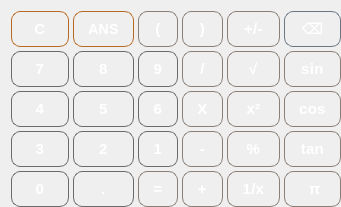
  <widget class="QWidget" name="gridLayoutWidget">
   <property name="geometry">
    <rect>
     <x>40</x>
     <y>150</y>
     <width>341</width>
     <height>201</height>
    </rect>
   </property>
   <layout class="QGridLayout" name="gridLayout_4" rowstretch="1,0,0,0,0" columnstretch="1,0,0,0,0,0,0,0,0">
    <property name="sizeConstraint">
     <enum>QLayout::SetDefaultConstraint</enum>
    </property>
    <property name="rightMargin">
     <number>0</number>
    </property>
    <property name="bottomMargin">
     <number>0</number>
    </property>
    <property name="spacing">
     <number>4</number>
    </property>
    <item row="0" column="0">
     <widget class="QPushButton" name="pushButtonC_Clear">
      <property name="sizePolicy">
       <sizepolicy hsizetype="Expanding" vsizetype="Expanding">
        <horstretch>0</horstretch>
        <verstretch>0</verstretch>
       </sizepolicy>
      </property>
      <property name="styleSheet">
       <string notr="true">QPushButton {

    background-color: qlineargradient(
        x1: 0, y1: 0,
        x2: 0, y2: 1,
        stop: 0 #d07a2f,   /* warm orange highlight */
        stop: 1 #9b4f16    /* deep burnt orange */
    );

    color: #ffffff;

    border: 1px solid #b86a22;

    border-radius: 9px;

    padding: 8px 14px;

    font-family: &quot;Segoe UI Variable&quot;, &quot;Segoe UI&quot;;
    font-size: 15px;
    font-weight: 600;
    letter-spacing: 0.3px;
}

QPushButton:hover {

    background-color: qlineargradient(
        x1: 0, y1: 0,
        x2: 0, y2: 1,
        stop: 0 #e0893a,
        stop: 1 #a8561a
    );

    border: 1px solid #cc7a2a;
}

QPushButton:pressed {

    background-color: #7f3e10;

    border: 1px solid #f0a24a;

    padding-top: 9px;
    padding-left: 15px;
}</string>
      </property>
      <property name="text">
       <string>C</string>
      </property>
     </widget>
    </item>
    <item row="3" column="6">
     <widget class="QPushButton" name="pushButtonOPC_PER">
      <property name="sizePolicy">
       <sizepolicy hsizetype="Expanding" vsizetype="Expanding">
        <horstretch>0</horstretch>
        <verstretch>0</verstretch>
       </sizepolicy>
      </property>
      <property name="styleSheet">
       <string notr="true">QPushButton {

    background-color: qlineargradient(
        x1: 0, y1: 0,
        x2: 0, y2: 1,
        stop: 0 #7a6f66,   /* warm gray-brown highlight */
        stop: 1 #4b423c    /* darker warm base */
    );

    color: #ffffff;

    border: 1px solid #8a7f76;

    border-radius: 9px;

    padding: 8px 14px;

    font-family: &quot;Segoe UI&quot;;
    font-size: 15px;
    font-weight: 600;

    letter-spacing: 0.3px;
}

QPushButton:hover {

    background-color: qlineargradient(
        x1: 0, y1: 0,
        x2: 0, y2: 1,
        stop: 0 #8a7f75,
        stop: 1 #5a4f47
    );

    border: 1px solid #9b8f85;
}

QPushButton:pressed {

    background-color: #3e3530;

    border: 1px solid #b8a89b;

    padding-top: 9px;
    padding-left: 15px;
}</string>
      </property>
      <property name="text">
       <string>%</string>
      </property>
     </widget>
    </item>
    <item row="0" column="5">
     <widget class="QPushButton" name="pushButtonOPC_Paren2">
      <property name="sizePolicy">
       <sizepolicy hsizetype="Expanding" vsizetype="Expanding">
        <horstretch>0</horstretch>
        <verstretch>0</verstretch>
       </sizepolicy>
      </property>
      <property name="styleSheet">
       <string notr="true">QPushButton {

    background-color: qlineargradient(
        x1: 0, y1: 0,
        x2: 0, y2: 1,
        stop: 0 #7a6f66,   /* warm gray-brown highlight */
        stop: 1 #4b423c    /* darker warm base */
    );

    color: #ffffff;

    border: 1px solid #8a7f76;

    border-radius: 9px;

    padding: 8px 14px;

    font-family: &quot;Segoe UI&quot;;
    font-size: 15px;
    font-weight: 600;

    letter-spacing: 0.3px;
}

QPushButton:hover {

    background-color: qlineargradient(
        x1: 0, y1: 0,
        x2: 0, y2: 1,
        stop: 0 #8a7f75,
        stop: 1 #5a4f47
    );

    border: 1px solid #9b8f85;
}

QPushButton:pressed {

    background-color: #3e3530;

    border: 1px solid #b8a89b;

    padding-top: 9px;
    padding-left: 15px;
}</string>
      </property>
      <property name="text">
       <string>)</string>
      </property>
     </widget>
    </item>
    <item row="3" column="0">
     <widget class="QPushButton" name="pushButtonDigitoC3">
      <property name="sizePolicy">
       <sizepolicy hsizetype="Expanding" vsizetype="Expanding">
        <horstretch>0</horstretch>
        <verstretch>0</verstretch>
       </sizepolicy>
      </property>
      <property name="styleSheet">
       <string notr="true">QPushButton {

    background-color: qlineargradient(
        x1: 0, y1: 0,
        x2: 0, y2: 1,
        stop: 0 #505050,
        stop: 1 #2a2a2a
    );

    color: #ffffff;   /* pure white */

    border: 1px solid #6a6a6a;
    border-radius: 9px;

    padding: 8px 14px;

    font-family: &quot;Segoe UI&quot;;
    font-size: 15px;
    font-weight: 500;

    letter-spacing: 0.4px;
}</string>
      </property>
      <property name="text">
       <string>3</string>
      </property>
     </widget>
    </item>
    <item row="1" column="6">
     <widget class="QPushButton" name="pushButtonOPC_SQRT">
      <property name="sizePolicy">
       <sizepolicy hsizetype="Expanding" vsizetype="Expanding">
        <horstretch>0</horstretch>
        <verstretch>0</verstretch>
       </sizepolicy>
      </property>
      <property name="styleSheet">
       <string notr="true">QPushButton {

    background-color: qlineargradient(
        x1: 0, y1: 0,
        x2: 0, y2: 1,
        stop: 0 #7a6f66,   /* warm gray-brown highlight */
        stop: 1 #4b423c    /* darker warm base */
    );

    color: #ffffff;

    border: 1px solid #8a7f76;

    border-radius: 9px;

    padding: 8px 14px;

    font-family: &quot;Segoe UI&quot;;
    font-size: 15px;
    font-weight: 600;

    letter-spacing: 0.3px;
}

QPushButton:hover {

    background-color: qlineargradient(
        x1: 0, y1: 0,
        x2: 0, y2: 1,
        stop: 0 #8a7f75,
        stop: 1 #5a4f47
    );

    border: 1px solid #9b8f85;
}

QPushButton:pressed {

    background-color: #3e3530;

    border: 1px solid #b8a89b;

    padding-top: 9px;
    padding-left: 15px;
}</string>
      </property>
      <property name="text">
       <string>√</string>
      </property>
     </widget>
    </item>
    <item row="4" column="2">
     <widget class="QPushButton" name="pushButtonOPC_EQU">
      <property name="sizePolicy">
       <sizepolicy hsizetype="Expanding" vsizetype="Expanding">
        <horstretch>0</horstretch>
        <verstretch>0</verstretch>
       </sizepolicy>
      </property>
      <property name="styleSheet">
       <string notr="true">QPushButton {

    background-color: qlineargradient(
        x1: 0, y1: 0,
        x2: 0, y2: 1,
        stop: 0 #7a6f66,   /* warm gray-brown highlight */
        stop: 1 #4b423c    /* darker warm base */
    );

    color: #ffffff;

    border: 1px solid #8a7f76;

    border-radius: 9px;

    padding: 8px 14px;

    font-family: &quot;Segoe UI&quot;;
    font-size: 15px;
    font-weight: 600;

    letter-spacing: 0.3px;
}

QPushButton:hover {

    background-color: qlineargradient(
        x1: 0, y1: 0,
        x2: 0, y2: 1,
        stop: 0 #8a7f75,
        stop: 1 #5a4f47
    );

    border: 1px solid #9b8f85;
}

QPushButton:pressed {

    background-color: #3e3530;

    border: 1px solid #b8a89b;

    padding-top: 9px;
    padding-left: 15px;
}</string>
      </property>
      <property name="text">
       <string>=</string>
      </property>
     </widget>
    </item>
    <item row="4" column="6">
     <widget class="QPushButton" name="pushButtonOPC_INV">
      <property name="sizePolicy">
       <sizepolicy hsizetype="Expanding" vsizetype="Expanding">
        <horstretch>0</horstretch>
        <verstretch>0</verstretch>
       </sizepolicy>
      </property>
      <property name="styleSheet">
       <string notr="true">QPushButton {

    background-color: qlineargradient(
        x1: 0, y1: 0,
        x2: 0, y2: 1,
        stop: 0 #7a6f66,   /* warm gray-brown highlight */
        stop: 1 #4b423c    /* darker warm base */
    );

    color: #ffffff;

    border: 1px solid #8a7f76;

    border-radius: 9px;

    padding: 8px 14px;

    font-family: &quot;Segoe UI&quot;;
    font-size: 15px;
    font-weight: 600;

    letter-spacing: 0.3px;
}

QPushButton:hover {

    background-color: qlineargradient(
        x1: 0, y1: 0,
        x2: 0, y2: 1,
        stop: 0 #8a7f75,
        stop: 1 #5a4f47
    );

    border: 1px solid #9b8f85;
}

QPushButton:pressed {

    background-color: #3e3530;

    border: 1px solid #b8a89b;

    padding-top: 9px;
    padding-left: 15px;
}</string>
      </property>
      <property name="text">
       <string>1/x</string>
      </property>
     </widget>
    </item>
    <item row="2" column="5">
     <widget class="QPushButton" name="pushButtonOPC_MUL">
      <property name="sizePolicy">
       <sizepolicy hsizetype="Expanding" vsizetype="Expanding">
        <horstretch>0</horstretch>
        <verstretch>0</verstretch>
       </sizepolicy>
      </property>
      <property name="styleSheet">
       <string notr="true">QPushButton {

    background-color: qlineargradient(
        x1: 0, y1: 0,
        x2: 0, y2: 1,
        stop: 0 #7a6f66,   /* warm gray-brown highlight */
        stop: 1 #4b423c    /* darker warm base */
    );

    color: #ffffff;

    border: 1px solid #8a7f76;

    border-radius: 9px;

    padding: 8px 14px;

    font-family: &quot;Segoe UI&quot;;
    font-size: 15px;
    font-weight: 600;

    letter-spacing: 0.3px;
}

QPushButton:hover {

    background-color: qlineargradient(
        x1: 0, y1: 0,
        x2: 0, y2: 1,
        stop: 0 #8a7f75,
        stop: 1 #5a4f47
    );

    border: 1px solid #9b8f85;
}

QPushButton:pressed {

    background-color: #3e3530;

    border: 1px solid #b8a89b;

    padding-top: 9px;
    padding-left: 15px;
}</string>
      </property>
      <property name="text">
       <string>X</string>
      </property>
     </widget>
    </item>
    <item row="4" column="8">
     <widget class="QPushButton" name="pushButtonOPC_PI">
      <property name="sizePolicy">
       <sizepolicy hsizetype="Expanding" vsizetype="Expanding">
        <horstretch>0</horstretch>
        <verstretch>0</verstretch>
       </sizepolicy>
      </property>
      <property name="styleSheet">
       <string notr="true">QPushButton {

    background-color: qlineargradient(
        x1: 0, y1: 0,
        x2: 0, y2: 1,
        stop: 0 #7a6f66,   /* warm gray-brown highlight */
        stop: 1 #4b423c    /* darker warm base */
    );

    color: #ffffff;

    border: 1px solid #8a7f76;

    border-radius: 9px;

    padding: 8px 14px;

    font-family: &quot;Segoe UI&quot;;
    font-size: 15px;
    font-weight: 600;

    letter-spacing: 0.3px;
}

QPushButton:hover {

    background-color: qlineargradient(
        x1: 0, y1: 0,
        x2: 0, y2: 1,
        stop: 0 #8a7f75,
        stop: 1 #5a4f47
    );

    border: 1px solid #9b8f85;
}

QPushButton:pressed {

    background-color: #3e3530;

    border: 1px solid #b8a89b;

    padding-top: 9px;
    padding-left: 15px;
}</string>
      </property>
      <property name="text">
       <string> π</string>
      </property>
     </widget>
    </item>
    <item row="0" column="2">
     <widget class="QPushButton" name="pushButtonOPC_Paren1">
      <property name="sizePolicy">
       <sizepolicy hsizetype="Expanding" vsizetype="Expanding">
        <horstretch>0</horstretch>
        <verstretch>0</verstretch>
       </sizepolicy>
      </property>
      <property name="styleSheet">
       <string notr="true">QPushButton {

    background-color: qlineargradient(
        x1: 0, y1: 0,
        x2: 0, y2: 1,
        stop: 0 #7a6f66,   /* warm gray-brown highlight */
        stop: 1 #4b423c    /* darker warm base */
    );

    color: #ffffff;

    border: 1px solid #8a7f76;

    border-radius: 9px;

    padding: 8px 14px;

    font-family: &quot;Segoe UI&quot;;
    font-size: 15px;
    font-weight: 600;

    letter-spacing: 0.3px;
}

QPushButton:hover {

    background-color: qlineargradient(
        x1: 0, y1: 0,
        x2: 0, y2: 1,
        stop: 0 #8a7f75,
        stop: 1 #5a4f47
    );

    border: 1px solid #9b8f85;
}

QPushButton:pressed {

    background-color: #3e3530;

    border: 1px solid #b8a89b;

    padding-top: 9px;
    padding-left: 15px;
}</string>
      </property>
      <property name="text">
       <string>(</string>
      </property>
     </widget>
    </item>
    <item row="1" column="2">
     <widget class="QPushButton" name="pushButtonDigitoC9">
      <property name="sizePolicy">
       <sizepolicy hsizetype="Expanding" vsizetype="Expanding">
        <horstretch>0</horstretch>
        <verstretch>0</verstretch>
       </sizepolicy>
      </property>
      <property name="styleSheet">
       <string notr="true">QPushButton {

    background-color: qlineargradient(
        x1: 0, y1: 0,
        x2: 0, y2: 1,
        stop: 0 #505050,
        stop: 1 #2a2a2a
    );

    color: #ffffff;   /* pure white */

    border: 1px solid #6a6a6a;
    border-radius: 9px;

    padding: 8px 14px;

    font-family: &quot;Segoe UI&quot;;
    font-size: 15px;
    font-weight: 500;

    letter-spacing: 0.4px;
}</string>
      </property>
      <property name="text">
       <string>9</string>
      </property>
     </widget>
    </item>
    <item row="3" column="2">
     <widget class="QPushButton" name="pushButtonDigitoC1">
      <property name="sizePolicy">
       <sizepolicy hsizetype="Expanding" vsizetype="Expanding">
        <horstretch>0</horstretch>
        <verstretch>0</verstretch>
       </sizepolicy>
      </property>
      <property name="styleSheet">
       <string notr="true">QPushButton {

    background-color: qlineargradient(
        x1: 0, y1: 0,
        x2: 0, y2: 1,
        stop: 0 #505050,
        stop: 1 #2a2a2a
    );

    color: #ffffff;   /* pure white */

    border: 1px solid #6a6a6a;
    border-radius: 9px;

    padding: 8px 14px;

    font-family: &quot;Segoe UI&quot;;
    font-size: 15px;
    font-weight: 500;

    letter-spacing: 0.4px;
}</string>
      </property>
      <property name="text">
       <string>1</string>
      </property>
     </widget>
    </item>
    <item row="4" column="1">
     <widget class="QPushButton" name="pushButtonC_DOT">
      <property name="sizePolicy">
       <sizepolicy hsizetype="Expanding" vsizetype="Expanding">
        <horstretch>0</horstretch>
        <verstretch>0</verstretch>
       </sizepolicy>
      </property>
      <property name="styleSheet">
       <string notr="true">QPushButton {

    background-color: qlineargradient(
        x1: 0, y1: 0,
        x2: 0, y2: 1,
        stop: 0 #505050,
        stop: 1 #2a2a2a
    );

    color: #ffffff;   /* pure white */

    border: 1px solid #6a6a6a;
    border-radius: 9px;

    padding: 8px 14px;

    font-family: &quot;Segoe UI&quot;;
    font-size: 15px;
    font-weight: 500;

    letter-spacing: 0.4px;
}</string>
      </property>
      <property name="text">
       <string>.</string>
      </property>
     </widget>
    </item>
    <item row="3" column="5">
     <widget class="QPushButton" name="pushButtonOPC_SUB">
      <property name="sizePolicy">
       <sizepolicy hsizetype="Expanding" vsizetype="Expanding">
        <horstretch>0</horstretch>
        <verstretch>0</verstretch>
       </sizepolicy>
      </property>
      <property name="styleSheet">
       <string notr="true">QPushButton {

    background-color: qlineargradient(
        x1: 0, y1: 0,
        x2: 0, y2: 1,
        stop: 0 #7a6f66,   /* warm gray-brown highlight */
        stop: 1 #4b423c    /* darker warm base */
    );

    color: #ffffff;

    border: 1px solid #8a7f76;

    border-radius: 9px;

    padding: 8px 14px;

    font-family: &quot;Segoe UI&quot;;
    font-size: 15px;
    font-weight: 600;

    letter-spacing: 0.3px;
}

QPushButton:hover {

    background-color: qlineargradient(
        x1: 0, y1: 0,
        x2: 0, y2: 1,
        stop: 0 #8a7f75,
        stop: 1 #5a4f47
    );

    border: 1px solid #9b8f85;
}

QPushButton:pressed {

    background-color: #3e3530;

    border: 1px solid #b8a89b;

    padding-top: 9px;
    padding-left: 15px;
}</string>
      </property>
      <property name="text">
       <string>-</string>
      </property>
     </widget>
    </item>
    <item row="3" column="1">
     <widget class="QPushButton" name="pushButtonDigitoC2">
      <property name="sizePolicy">
       <sizepolicy hsizetype="Expanding" vsizetype="Expanding">
        <horstretch>0</horstretch>
        <verstretch>0</verstretch>
       </sizepolicy>
      </property>
      <property name="styleSheet">
       <string notr="true">QPushButton {

    background-color: qlineargradient(
        x1: 0, y1: 0,
        x2: 0, y2: 1,
        stop: 0 #505050,
        stop: 1 #2a2a2a
    );

    color: #ffffff;   /* pure white */

    border: 1px solid #6a6a6a;
    border-radius: 9px;

    padding: 8px 14px;

    font-family: &quot;Segoe UI&quot;;
    font-size: 15px;
    font-weight: 500;

    letter-spacing: 0.4px;
}</string>
      </property>
      <property name="text">
       <string>2</string>
      </property>
     </widget>
    </item>
    <item row="2" column="2">
     <widget class="QPushButton" name="pushButtonDigitoC6">
      <property name="sizePolicy">
       <sizepolicy hsizetype="Expanding" vsizetype="Expanding">
        <horstretch>0</horstretch>
        <verstretch>0</verstretch>
       </sizepolicy>
      </property>
      <property name="styleSheet">
       <string notr="true">QPushButton {

    background-color: qlineargradient(
        x1: 0, y1: 0,
        x2: 0, y2: 1,
        stop: 0 #505050,
        stop: 1 #2a2a2a
    );

    color: #ffffff;   /* pure white */

    border: 1px solid #6a6a6a;
    border-radius: 9px;

    padding: 8px 14px;

    font-family: &quot;Segoe UI&quot;;
    font-size: 15px;
    font-weight: 500;

    letter-spacing: 0.4px;
}</string>
      </property>
      <property name="text">
       <string>6</string>
      </property>
     </widget>
    </item>
    <item row="1" column="1">
     <widget class="QPushButton" name="pushButtonDigitoC8">
      <property name="sizePolicy">
       <sizepolicy hsizetype="Expanding" vsizetype="Expanding">
        <horstretch>0</horstretch>
        <verstretch>0</verstretch>
       </sizepolicy>
      </property>
      <property name="styleSheet">
       <string notr="true">QPushButton {

    background-color: qlineargradient(
        x1: 0, y1: 0,
        x2: 0, y2: 1,
        stop: 0 #505050,
        stop: 1 #2a2a2a
    );

    color: #ffffff;   /* pure white */

    border: 1px solid #6a6a6a;
    border-radius: 9px;

    padding: 8px 14px;

    font-family: &quot;Segoe UI&quot;;
    font-size: 15px;
    font-weight: 500;

    letter-spacing: 0.4px;
}</string>
      </property>
      <property name="text">
       <string>8</string>
      </property>
     </widget>
    </item>
    <item row="0" column="8">
     <widget class="QPushButton" name="pushButtonC_BACK">
      <property name="sizePolicy">
       <sizepolicy hsizetype="Expanding" vsizetype="Expanding">
        <horstretch>0</horstretch>
        <verstretch>0</verstretch>
       </sizepolicy>
      </property>
      <property name="styleSheet">
       <string notr="true">QPushButton {

    background-color: qlineargradient(
        x1: 0, y1: 0,
        x2: 0, y2: 1,
        stop: 0 #7f8a95,
        stop: 1 #4f5963
    );

    color: #ffffff;

    border: 1px solid #6a7682;

    border-radius: 9px;

    padding: 8px 14px;

    font-family: &quot;Montserrat&quot;, &quot;Segoe UI Variable&quot;, &quot;Segoe UI&quot;;
    font-size: 15px;
    font-weight: 600;

    letter-spacing: 0.3px;
}

QPushButton:hover {

    background-color: qlineargradient(
        x1: 0, y1: 0,
        x2: 0, y2: 1,
        stop: 0 #8d98a3,
        stop: 1 #5a6671
    );

    border: 1px solid #7b8793;
}

QPushButton:pressed {

    background-color: #3e4750;

    border: 1px solid #9aa6b2;

    padding-top: 9px;
    padding-left: 15px;
}</string>
      </property>
      <property name="text">
       <string>⌫</string>
      </property>
     </widget>
    </item>
    <item row="1" column="0">
     <widget class="QPushButton" name="pushButtonDigitoC7">
      <property name="styleSheet">
       <string notr="true">QPushButton {

    background-color: qlineargradient(
        x1: 0, y1: 0,
        x2: 0, y2: 1,
        stop: 0 #505050,
        stop: 1 #2a2a2a
    );

    color: #ffffff;   /* pure white */

    border: 1px solid #6a6a6a;
    border-radius: 9px;

    padding: 8px 14px;

    font-family: &quot;Segoe UI&quot;;
    font-size: 15px;
    font-weight: 500;

    letter-spacing: 0.4px;
}</string>
      </property>
      <property name="text">
       <string>7</string>
      </property>
     </widget>
    </item>
    <item row="3" column="8">
     <widget class="QPushButton" name="pushButtonOPC_TAN">
      <property name="sizePolicy">
       <sizepolicy hsizetype="Expanding" vsizetype="Expanding">
        <horstretch>0</horstretch>
        <verstretch>0</verstretch>
       </sizepolicy>
      </property>
      <property name="styleSheet">
       <string notr="true">QPushButton {

    background-color: qlineargradient(
        x1: 0, y1: 0,
        x2: 0, y2: 1,
        stop: 0 #7a6f66,   /* warm gray-brown highlight */
        stop: 1 #4b423c    /* darker warm base */
    );

    color: #ffffff;

    border: 1px solid #8a7f76;

    border-radius: 9px;

    padding: 8px 14px;

    font-family: &quot;Segoe UI&quot;;
    font-size: 15px;
    font-weight: 600;

    letter-spacing: 0.3px;
}

QPushButton:hover {

    background-color: qlineargradient(
        x1: 0, y1: 0,
        x2: 0, y2: 1,
        stop: 0 #8a7f75,
        stop: 1 #5a4f47
    );

    border: 1px solid #9b8f85;
}

QPushButton:pressed {

    background-color: #3e3530;

    border: 1px solid #b8a89b;

    padding-top: 9px;
    padding-left: 15px;
}</string>
      </property>
      <property name="text">
       <string>tan</string>
      </property>
     </widget>
    </item>
    <item row="1" column="5">
     <widget class="QPushButton" name="pushButtonOPC_DIV">
      <property name="sizePolicy">
       <sizepolicy hsizetype="Expanding" vsizetype="Expanding">
        <horstretch>0</horstretch>
        <verstretch>0</verstretch>
       </sizepolicy>
      </property>
      <property name="styleSheet">
       <string notr="true">QPushButton {

    background-color: qlineargradient(
        x1: 0, y1: 0,
        x2: 0, y2: 1,
        stop: 0 #7a6f66,   /* warm gray-brown highlight */
        stop: 1 #4b423c    /* darker warm base */
    );

    color: #ffffff;

    border: 1px solid #8a7f76;

    border-radius: 9px;

    padding: 8px 14px;

    font-family: &quot;Segoe UI&quot;;
    font-size: 15px;
    font-weight: 600;

    letter-spacing: 0.3px;
}

QPushButton:hover {

    background-color: qlineargradient(
        x1: 0, y1: 0,
        x2: 0, y2: 1,
        stop: 0 #8a7f75,
        stop: 1 #5a4f47
    );

    border: 1px solid #9b8f85;
}

QPushButton:pressed {

    background-color: #3e3530;

    border: 1px solid #b8a89b;

    padding-top: 9px;
    padding-left: 15px;
}</string>
      </property>
      <property name="text">
       <string>/</string>
      </property>
     </widget>
    </item>
    <item row="4" column="5">
     <widget class="QPushButton" name="pushButtonOPC_ADD">
      <property name="sizePolicy">
       <sizepolicy hsizetype="Expanding" vsizetype="Expanding">
        <horstretch>0</horstretch>
        <verstretch>0</verstretch>
       </sizepolicy>
      </property>
      <property name="styleSheet">
       <string notr="true">QPushButton {

    background-color: qlineargradient(
        x1: 0, y1: 0,
        x2: 0, y2: 1,
        stop: 0 #7a6f66,   /* warm gray-brown highlight */
        stop: 1 #4b423c    /* darker warm base */
    );

    color: #ffffff;

    border: 1px solid #8a7f76;

    border-radius: 9px;

    padding: 8px 14px;

    font-family: &quot;Segoe UI&quot;;
    font-size: 15px;
    font-weight: 600;

    letter-spacing: 0.3px;
}

QPushButton:hover {

    background-color: qlineargradient(
        x1: 0, y1: 0,
        x2: 0, y2: 1,
        stop: 0 #8a7f75,
        stop: 1 #5a4f47
    );

    border: 1px solid #9b8f85;
}

QPushButton:pressed {

    background-color: #3e3530;

    border: 1px solid #b8a89b;

    padding-top: 9px;
    padding-left: 15px;
}</string>
      </property>
      <property name="text">
       <string>+</string>
      </property>
     </widget>
    </item>
    <item row="0" column="6">
     <widget class="QPushButton" name="pushButtonOPC_PLUS_MINUS">
      <property name="sizePolicy">
       <sizepolicy hsizetype="Expanding" vsizetype="Expanding">
        <horstretch>0</horstretch>
        <verstretch>0</verstretch>
       </sizepolicy>
      </property>
      <property name="styleSheet">
       <string notr="true">QPushButton {

    background-color: qlineargradient(
        x1: 0, y1: 0,
        x2: 0, y2: 1,
        stop: 0 #7a6f66,   /* warm gray-brown highlight */
        stop: 1 #4b423c    /* darker warm base */
    );

    color: #ffffff;

    border: 1px solid #8a7f76;

    border-radius: 9px;

    padding: 8px 14px;

    font-family: &quot;Segoe UI&quot;;
    font-size: 15px;
    font-weight: 600;

    letter-spacing: 0.3px;
}

QPushButton:hover {

    background-color: qlineargradient(
        x1: 0, y1: 0,
        x2: 0, y2: 1,
        stop: 0 #8a7f75,
        stop: 1 #5a4f47
    );

    border: 1px solid #9b8f85;
}

QPushButton:pressed {

    background-color: #3e3530;

    border: 1px solid #b8a89b;

    padding-top: 9px;
    padding-left: 15px;
}</string>
      </property>
      <property name="text">
       <string>+/-</string>
      </property>
     </widget>
    </item>
    <item row="2" column="6">
     <widget class="QPushButton" name="pushButtonOPC_POW">
      <property name="sizePolicy">
       <sizepolicy hsizetype="Expanding" vsizetype="Expanding">
        <horstretch>0</horstretch>
        <verstretch>0</verstretch>
       </sizepolicy>
      </property>
      <property name="styleSheet">
       <string notr="true">QPushButton {

    background-color: qlineargradient(
        x1: 0, y1: 0,
        x2: 0, y2: 1,
        stop: 0 #7a6f66,   /* warm gray-brown highlight */
        stop: 1 #4b423c    /* darker warm base */
    );

    color: #ffffff;

    border: 1px solid #8a7f76;

    border-radius: 9px;

    padding: 8px 14px;

    font-family: &quot;Segoe UI&quot;;
    font-size: 15px;
    font-weight: 600;

    letter-spacing: 0.3px;
}

QPushButton:hover {

    background-color: qlineargradient(
        x1: 0, y1: 0,
        x2: 0, y2: 1,
        stop: 0 #8a7f75,
        stop: 1 #5a4f47
    );

    border: 1px solid #9b8f85;
}

QPushButton:pressed {

    background-color: #3e3530;

    border: 1px solid #b8a89b;

    padding-top: 9px;
    padding-left: 15px;
}</string>
      </property>
      <property name="text">
       <string>x²</string>
      </property>
     </widget>
    </item>
    <item row="2" column="0">
     <widget class="QPushButton" name="pushButtonDigitoC4">
      <property name="sizePolicy">
       <sizepolicy hsizetype="Expanding" vsizetype="Expanding">
        <horstretch>0</horstretch>
        <verstretch>0</verstretch>
       </sizepolicy>
      </property>
      <property name="styleSheet">
       <string notr="true">QPushButton {

    background-color: qlineargradient(
        x1: 0, y1: 0,
        x2: 0, y2: 1,
        stop: 0 #505050,
        stop: 1 #2a2a2a
    );

    color: #ffffff;   /* pure white */

    border: 1px solid #6a6a6a;
    border-radius: 9px;

    padding: 8px 14px;

    font-family: &quot;Segoe UI&quot;;
    font-size: 15px;
    font-weight: 500;

    letter-spacing: 0.4px;
}</string>
      </property>
      <property name="text">
       <string>4</string>
      </property>
     </widget>
    </item>
    <item row="4" column="0">
     <widget class="QPushButton" name="pushButtonDigitoC0">
      <property name="sizePolicy">
       <sizepolicy hsizetype="Expanding" vsizetype="Expanding">
        <horstretch>0</horstretch>
        <verstretch>0</verstretch>
       </sizepolicy>
      </property>
      <property name="styleSheet">
       <string notr="true">QPushButton {

    background-color: qlineargradient(
        x1: 0, y1: 0,
        x2: 0, y2: 1,
        stop: 0 #505050,
        stop: 1 #2a2a2a
    );

    color: #ffffff;   /* pure white */

    border: 1px solid #6a6a6a;
    border-radius: 9px;

    padding: 8px 14px;

    font-family: &quot;Segoe UI&quot;;
    font-size: 15px;
    font-weight: 500;

    letter-spacing: 0.4px;
}</string>
      </property>
      <property name="text">
       <string>0</string>
      </property>
     </widget>
    </item>
    <item row="2" column="8">
     <widget class="QPushButton" name="pushButtonOPC_COS">
      <property name="sizePolicy">
       <sizepolicy hsizetype="Expanding" vsizetype="Expanding">
        <horstretch>0</horstretch>
        <verstretch>0</verstretch>
       </sizepolicy>
      </property>
      <property name="styleSheet">
       <string notr="true">QPushButton {

    background-color: qlineargradient(
        x1: 0, y1: 0,
        x2: 0, y2: 1,
        stop: 0 #7a6f66,   /* warm gray-brown highlight */
        stop: 1 #4b423c    /* darker warm base */
    );

    color: #ffffff;

    border: 1px solid #8a7f76;

    border-radius: 9px;

    padding: 8px 14px;

    font-family: &quot;Segoe UI&quot;;
    font-size: 15px;
    font-weight: 600;

    letter-spacing: 0.3px;
}

QPushButton:hover {

    background-color: qlineargradient(
        x1: 0, y1: 0,
        x2: 0, y2: 1,
        stop: 0 #8a7f75,
        stop: 1 #5a4f47
    );

    border: 1px solid #9b8f85;
}

QPushButton:pressed {

    background-color: #3e3530;

    border: 1px solid #b8a89b;

    padding-top: 9px;
    padding-left: 15px;
}</string>
      </property>
      <property name="text">
       <string>cos</string>
      </property>
     </widget>
    </item>
    <item row="2" column="1">
     <widget class="QPushButton" name="pushButtonDigitoC5">
      <property name="sizePolicy">
       <sizepolicy hsizetype="Expanding" vsizetype="Expanding">
        <horstretch>0</horstretch>
        <verstretch>0</verstretch>
       </sizepolicy>
      </property>
      <property name="styleSheet">
       <string notr="true">QPushButton {

    background-color: qlineargradient(
        x1: 0, y1: 0,
        x2: 0, y2: 1,
        stop: 0 #505050,
        stop: 1 #2a2a2a
    );

    color: #ffffff;   /* pure white */

    border: 1px solid #6a6a6a;
    border-radius: 9px;

    padding: 8px 14px;

    font-family: &quot;Segoe UI&quot;;
    font-size: 15px;
    font-weight: 500;

    letter-spacing: 0.4px;
}</string>
      </property>
      <property name="text">
       <string>5</string>
      </property>
     </widget>
    </item>
    <item row="0" column="1">
     <widget class="QPushButton" name="pushButtonC_ANS">
      <property name="sizePolicy">
       <sizepolicy hsizetype="Expanding" vsizetype="Expanding">
        <horstretch>0</horstretch>
        <verstretch>0</verstretch>
       </sizepolicy>
      </property>
      <property name="styleSheet">
       <string notr="true">QPushButton {

    background-color: qlineargradient(
        x1: 0, y1: 0,
        x2: 0, y2: 1,
        stop: 0 #d07a2f,   /* warm orange highlight */
        stop: 1 #9b4f16    /* deep burnt orange */
    );

    color: #ffffff;

    border: 1px solid #b86a22;

    border-radius: 9px;

    padding: 8px 14px;

    font-family: &quot;Segoe UI Variable&quot;, &quot;Segoe UI&quot;;
    font-size: 14px;
    font-weight: 600;
    letter-spacing: 0.3px;
}

QPushButton:hover {

    background-color: qlineargradient(
        x1: 0, y1: 0,
        x2: 0, y2: 1,
        stop: 0 #e0893a,
        stop: 1 #a8561a
    );

    border: 1px solid #cc7a2a;
}

QPushButton:pressed {

    background-color: #7f3e10;

    border: 1px solid #f0a24a;

    padding-top: 9px;
    padding-left: 15px;
}</string>
      </property>
      <property name="text">
       <string>ANS</string>
      </property>
     </widget>
    </item>
    <item row="1" column="8">
     <widget class="QPushButton" name="pushButtonOPC_SIN">
      <property name="sizePolicy">
       <sizepolicy hsizetype="Expanding" vsizetype="Expanding">
        <horstretch>0</horstretch>
        <verstretch>0</verstretch>
       </sizepolicy>
      </property>
      <property name="styleSheet">
       <string notr="true">QPushButton {

    background-color: qlineargradient(
        x1: 0, y1: 0,
        x2: 0, y2: 1,
        stop: 0 #7a6f66,   /* warm gray-brown highlight */
        stop: 1 #4b423c    /* darker warm base */
    );

    color: #ffffff;

    border: 1px solid #8a7f76;

    border-radius: 9px;

    padding: 8px 14px;

    font-family: &quot;Segoe UI&quot;;
    font-size: 15px;
    font-weight: 600;

    letter-spacing: 0.3px;
}

QPushButton:hover {

    background-color: qlineargradient(
        x1: 0, y1: 0,
        x2: 0, y2: 1,
        stop: 0 #8a7f75,
        stop: 1 #5a4f47
    );

    border: 1px solid #9b8f85;
}

QPushButton:pressed {

    background-color: #3e3530;

    border: 1px solid #b8a89b;

    padding-top: 9px;
    padding-left: 15px;
}</string>
      </property>
      <property name="text">
       <string>sin</string>
      </property>
     </widget>
    </item>
   </layout>
  </widget>
